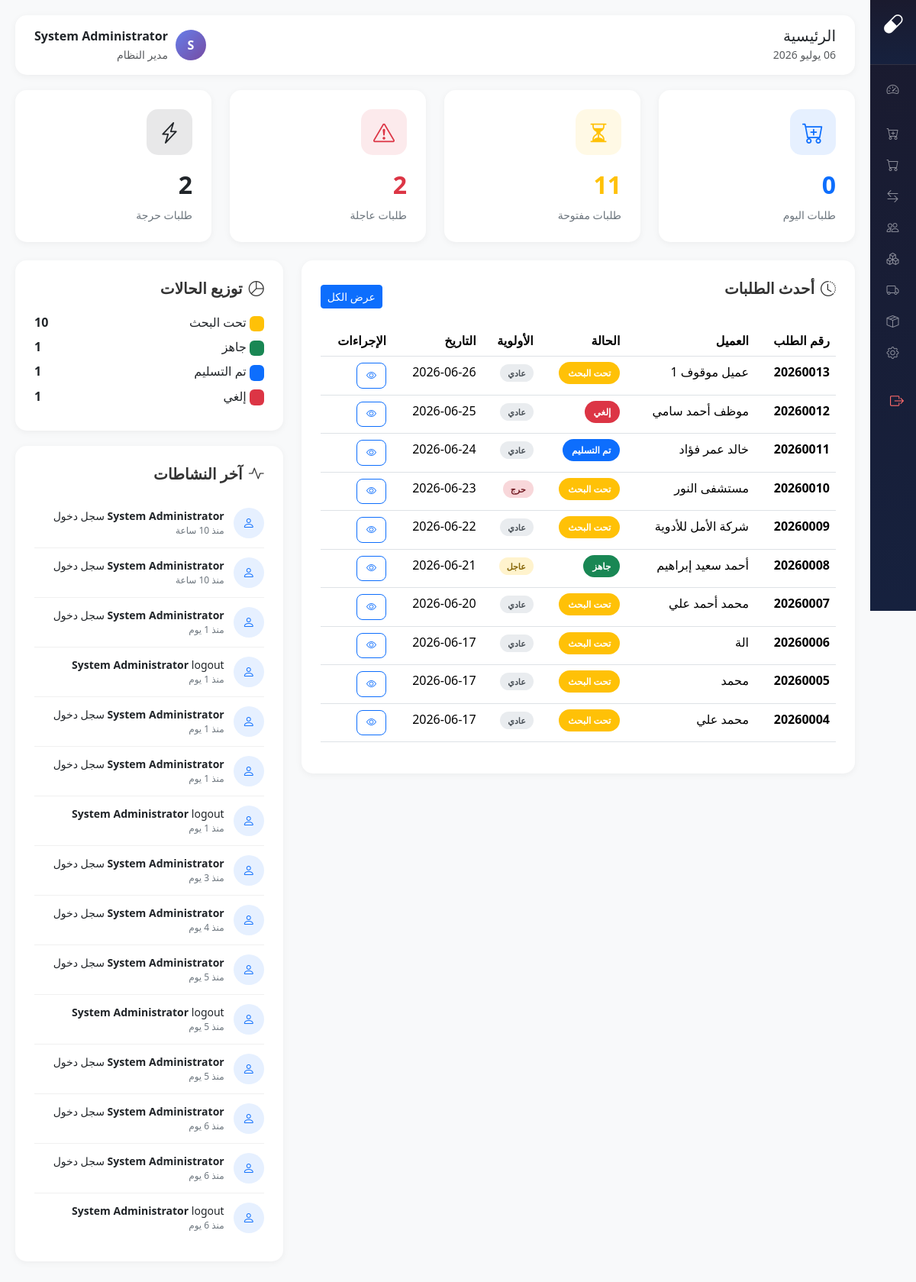
/modules/customer-requests/index.php (signed in), run on an earlier commit of the app's database.
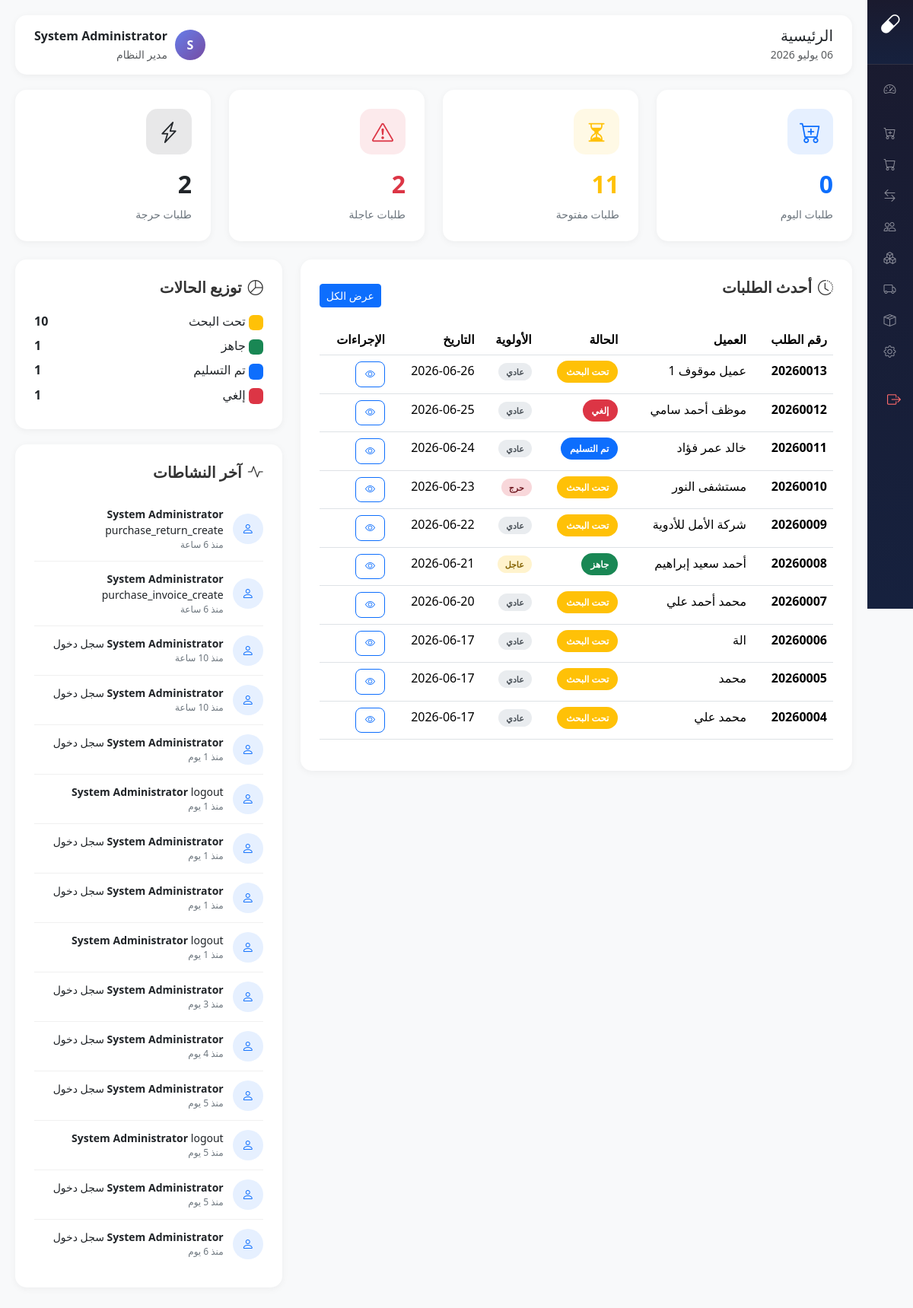
And on a later commit of the database.
### tables this page shows
CREATE TABLE `orders` (
  `id` int(11) NOT NULL,
  `order_number` varchar(20) NOT NULL,
  `customer_id` int(11) DEFAULT NULL,
  `customer_code` varchar(50) DEFAULT NULL,
  `customer_name` varchar(100) NOT NULL,
  `customer_phone` varchar(20) DEFAULT NULL,
  `customer_phone2` varchar(20) DEFAULT NULL,
  `customer_address` varchar(255) DEFAULT NULL,
  `branch_code` varchar(20) DEFAULT NULL,
  `order_date` datetime DEFAULT current_timestamp(),
  `priority` enum('normal','urgent','critical') DEFAULT 'normal',
  `status_id` int(11) DEFAULT 1,
  `total_items` int(11) DEFAULT 0,
  `notes` text DEFAULT NULL,
  `created_by` int(11) NOT NULL,
  `created_at` timestamp NOT NULL DEFAULT current_timestamp(),
  `updated_by` int(11) DEFAULT NULL,
  `updated_at` timestamp NULL DEFAULT NULL,
  `total_discount_type` enum('percentage','fixed') DEFAULT NULL,
  `total_discount_value` decimal(10,2) DEFAULT 0.00,
  `final_total` decimal(10,2) DEFAULT 0.00
);

CREATE TABLE `order_statuses` (
  `id` int(11) NOT NULL,
  `status_name` varchar(50) NOT NULL,
  `status_color` varchar(20) DEFAULT '#6c757d',
  `sort_order` int(11) DEFAULT 0,
  `is_default` tinyint(1) DEFAULT 0,
  `is_final` tinyint(1) DEFAULT 0,
  `is_active` tinyint(1) DEFAULT 1,
  `created_at` timestamp NOT NULL DEFAULT current_timestamp(),
  `updated_at` timestamp NOT NULL DEFAULT current_timestamp() ON UPDATE current_timestamp()
);

CREATE TABLE `activity_logs` (
  `id` int(11) NOT NULL,
  `user_id` int(11) DEFAULT NULL,
  `user_name` varchar(100) DEFAULT NULL,
  `action` varchar(50) NOT NULL,
  `table_name` varchar(50) DEFAULT NULL,
  `record_id` int(11) DEFAULT NULL,
  `old_value` text DEFAULT NULL,
  `new_value` text DEFAULT NULL,
  `ip_address` varchar(50) DEFAULT NULL,
  `created_at` timestamp NOT NULL DEFAULT current_timestamp()
);

CREATE TABLE `users` (
  `id` int(11) NOT NULL,
  `username` varchar(50) NOT NULL,
  `password` varchar(255) NOT NULL,
  `full_name` varchar(100) NOT NULL,
  `role` enum('admin','pharmacist','purchaser','cashier') DEFAULT 'pharmacist',
  `branch_code` varchar(20) DEFAULT NULL,
  `phone` varchar(20) DEFAULT NULL,
  `is_active` tinyint(1) DEFAULT 1,
  `last_login` datetime DEFAULT NULL,
  `created_at` timestamp NOT NULL DEFAULT current_timestamp(),
  `updated_at` timestamp NOT NULL DEFAULT current_timestamp() ON UPDATE current_timestamp()
);

### core/config.php (called while the page is built, shortened)
<?php
function timeAgo($datetime) {
    $time = strtotime($datetime);
    $now = time();
    $diff = $now - $time;
    if ($diff < 86400) return 'منذ ' . floor($diff / 3600) . ' ساعة';
    if ($diff < 604800) return 'منذ ' . floor($diff / 86400) . ' يوم';
    return date('Y-m-d', $time);
}

### modules/customer-requests/index.php (the view, shortened to what the changed rows need)
<?php
require_once __DIR__ . '/../../core/config.php';
$db = getDB();
$stats = [];
$stmt = $db->query("SELECT COUNT(*) as count FROM orders WHERE DATE(order_date) = CURDATE()");
$stats['today_orders'] = $stmt->fetch()['count'];
$stmt = $db->query("SELECT COUNT(*) as count FROM orders o
    JOIN order_statuses os ON o.status_id = os.id
    WHERE os.is_final = 0");
$stats['open_orders'] = $stmt->fetch()['count'];
$stmt = $db->query("SELECT COUNT(*) as count FROM orders WHERE priority = 'urgent' AND status_id IN (SELECT id FROM order_statuses WHERE is_final = 0)");
$stats['urgent_orders'] = $stmt->fetch()['count'];
$stmt = $db->query("SELECT COUNT(*) as count FROM orders WHERE priority = 'critical' AND status_id IN (SELECT id FROM order_statuses WHERE is_final = 0)");
$stats['critical_orders'] = $stmt->fetch()['count'];
$stmt = $db->query("SELECT o.*, os.status_name, os.status_color, u.full_name as creator_name
    FROM orders o
    JOIN order_statuses os ON o.status_id = os.id
    JOIN users u ON o.created_by = u.id
    ORDER BY o.created_at DESC LIMIT 10");
$recent_orders = $stmt->fetchAll();
$stmt = $db->query("SELECT os.status_name, os.status_color, COUNT(o.id) as count
    FROM order_statuses os
    LEFT JOIN orders o ON os.id = o.status_id
    WHERE os.is_active = 1
    GROUP BY os.id, os.status_name, os.status_color
    ORDER BY os.sort_order");
$status_dist = $stmt->fetchAll();
$stmt = $db->query("SELECT al.*, u.full_name as user_name
    FROM activity_logs al
    LEFT JOIN users u ON al.user_id = u.id
    ORDER BY al.created_at DESC LIMIT 15");
$activities = $stmt->fetchAll();
?>
<!DOCTYPE html>
<html lang="ar" dir="rtl">
<head>
    <link href="https://cdn.jsdelivr.net/npm/bootstrap@5.3.2/dist/css/bootstrap.rtl.min.css" rel="stylesheet">
    <link href="https://cdn.jsdelivr.net/npm/bootstrap-icons@1.11.1/font/bootstrap-icons.css" rel="stylesheet">
    <link href="https://cdn.datatables.net/1.13.7/css/dataTables.bootstrap5.min.css" rel="stylesheet">
</head>
<body>
    <div class="main-content">
        <div class="row g-4 mb-4">
            <div class="col-md-3">
                <div class="stat-card">
                    <div class="stat-icon bg-danger bg-opacity-10 text-danger">
                        <i class="bi bi-exclamation-triangle"></i>
                    </div>
                    <div class="stat-value text-danger"><?= $stats['urgent_orders'] ?></div>
                    <div class="stat-label">طلبات عاجلة</div>
                </div>
            </div>
            <div class="col-md-3">
                <div class="stat-card">
                    <div class="stat-icon bg-dark bg-opacity-10 text-dark">
                        <i class="bi bi-lightning-charge"></i>
                    </div>
                    <div class="stat-value text-dark"><?= $stats['critical_orders'] ?></div>
                    <div class="stat-label">طلبات حرجة</div>
                </div>
            </div>
        </div>
        <div class="row">
            <div class="col-lg-8">
                <div class="content-card">
                    <div class="table-responsive">
                        <table class="table table-hover">
                            <thead>
                                <tr>
                                    <th>رقم الطلب</th>
                                    <th>العميل</th>
                                    <th>الحالة</th>
                                    <th>الأولوية</th>
                                    <th>التاريخ</th>
                                    <th>الإجراءات</th>
                                </tr>
                            </thead>
                            <tbody>
                                <?php foreach ($recent_orders as $order): ?>
                                <tr>
                                    <td class="fw-bold"><?= $order['order_number'] ?></td>
                                    <td><?= $order['customer_name'] ?></td>
                                    <td>
                                        <span class="status-badge" style="background: <?= $order['status_color'] ?>">
                                            <?= $order['status_name'] ?>
                                        </span>
                                    </td>
                                    <td>
                                        <span class="priority-badge priority-<?= $order['priority'] ?>">
                                            <?= $order['priority'] === 'normal' ? 'عادي' : ($order['priority'] === 'urgent' ? 'عاجل' : 'حرج') ?>
                                        </span>
                                    </td>
                                    <td><?= timeAgo($order['created_at']) ?></td>
                                    <td>
                                        <a href="orders.php?view=<?= $order['id'] ?>" class="btn btn-sm btn-outline-primary btn-action">
                                            <i class="bi bi-eye"></i>
                                        </a>
                                    </td>
                                </tr>
                                <?php endforeach; ?>
                            </tbody>
                        </table>
                    </div>
                </div>
            </div>
            <div class="col-lg-4">
                <div class="content-card">
                    <?php foreach ($status_dist as $status): ?>
                    <div class="d-flex justify-content-between align-items-center mb-2">
                        <span>
                            <span class="badge" style="background: <?= $status['status_color'] ?>">&nbsp;</span>
                            <?= $status['status_name'] ?>
                        </span>
                        <span class="fw-bold"><?= $status['count'] ?></span>
                    </div>
                    <?php endforeach; ?>
                </div>
                <div class="content-card">
                    <?php foreach ($activities as $activity): ?>
                    <div class="activity-item">
                        <div class="activity-icon bg-primary bg-opacity-10 text-primary">
                            <i class="bi bi-person"></i>
                        </div>
                        <div class="activity-content">
                            <div class="small">
                                <strong><?= $activity['user_name'] ?? 'System' ?></strong>
                                <?= $activity['action'] === 'login' ? 'سجل دخول' : ($activity['action'] === 'create' ? 'أضاف طلب جديد' : ($activity['action'] === 'update' ? 'عدل طلب' : $activity['action'])) ?>
                            </div>
                            <div class="activity-time"><?= timeAgo($activity['created_at']) ?></div>
                        </div>
                    </div>
                    <?php endforeach; ?>
                </div>
            </div>
        </div>
    </div>
</body>
</html>

What changed in the data, as far as the page shows it:
no longer on this page (row unchanged): activity_logs: user.full_name "System Administrator", action "سجل دخول", created_at "منذ 6 يوم"
no longer on this page (row unchanged): activity_logs: user.full_name "System Administrator", action "logout", created_at "منذ 6 يوم"
added activity_logs: user.full_name "System Administrator", action "purchase_return_create", created_at "منذ 6 ساعة"
added activity_logs: user.full_name "System Administrator", action "purchase_invoice_create", created_at "منذ 6 ساعة"
